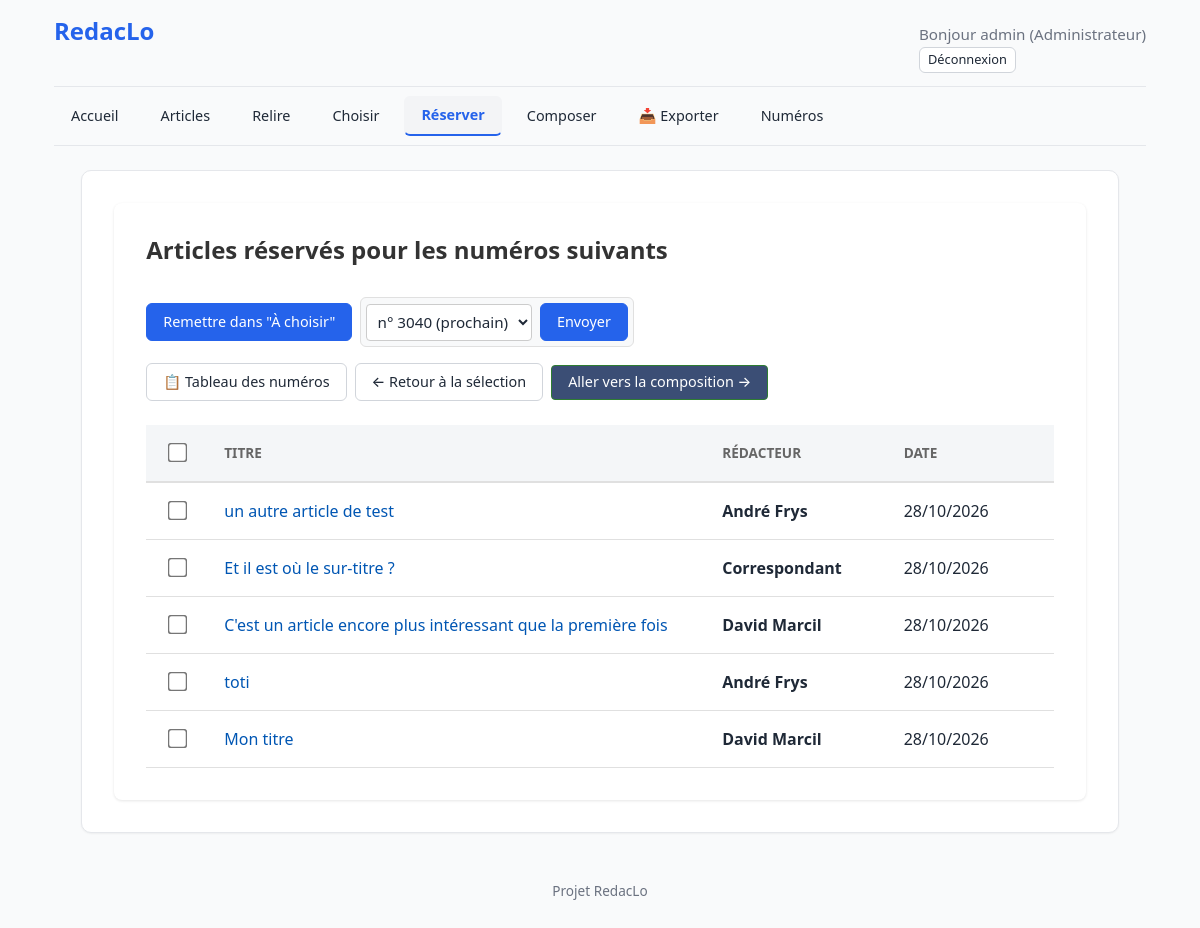
The app's page /publications/reserves/ (signed in), older data.
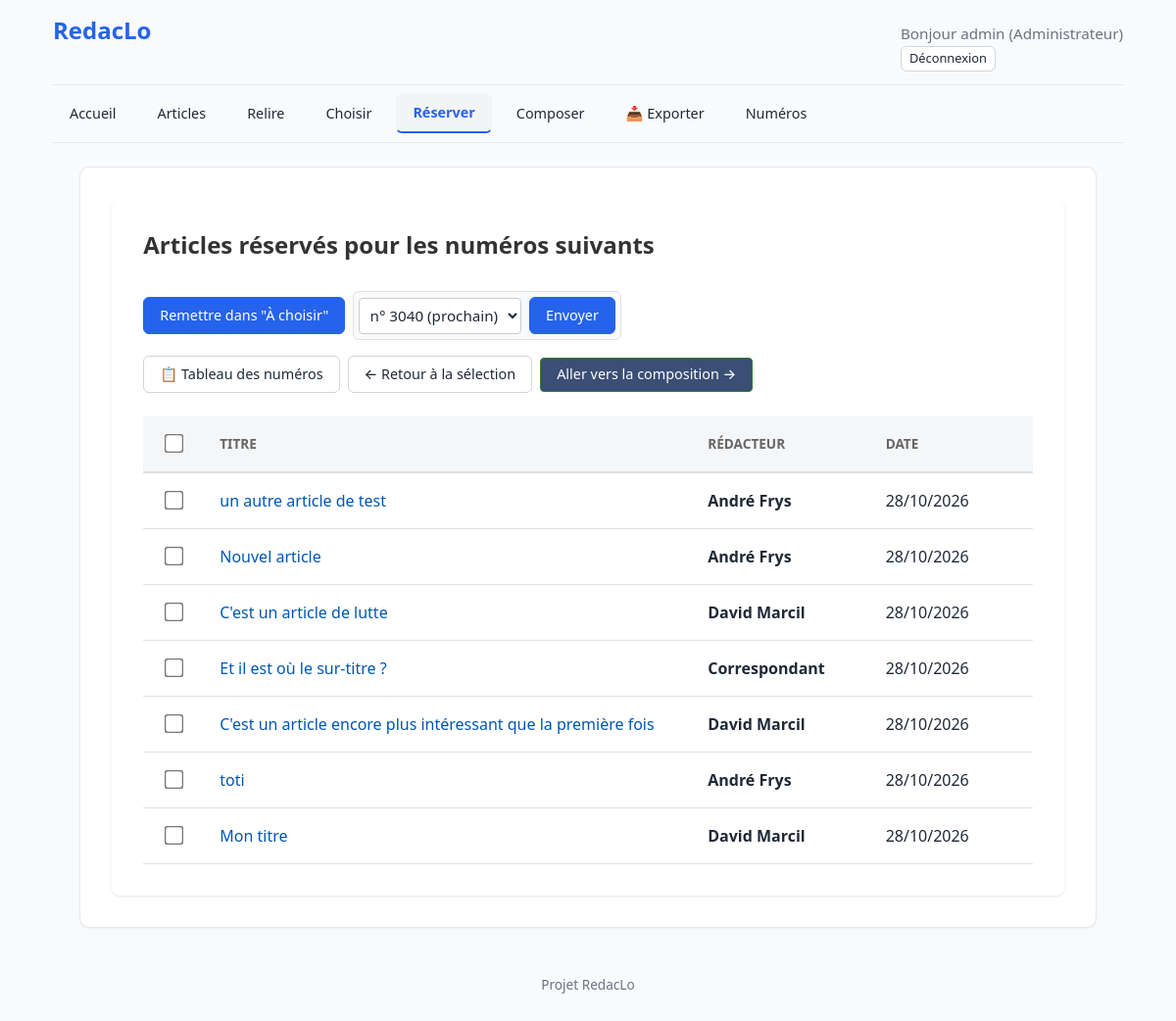
The same page, newer data.
### articles/models.py (models this page shows, shortened)
class Article(models.Model):
    STATUTS = [
        ("brouillon", "Brouillon"),
        ("soumis", "Soumis"),
        ("en_relecture", "En relecture"),
        ("relu", "Relu"),
        ("revisions_demandees", "Révisions demandées"),
        ("valide", "Validé"),
        ("rejete", "Rejeté"),
        ("publie", "Publié"),
    ]
    STATUTS_SELECTION = [
        ("a_choisir", "À choisir pour le numéro"),
        ("disponible", "Disponible (dans le vivier)"),
        ("reserve", "Réservé (marronnier)"),
        ("utilise", "Utilisé (placé)"),
    ]
    TYPES_ARTICLE = [
        ("article", "Article"),
        ("breve", "Brève"),
        ("echo", "Écho"),
        ("courrier", "Courrier des lecteurs"),
        ("article_editorial", "Éditorial"),
    ]
    titre = models.CharField(max_length=200, help_text="Titre principal de l'article.")
    sur_titre = models.CharField(max_length=200, blank=True, help_text="Sur-titre de l'article.")
    type_article = models.CharField(max_length=20, choices=TYPES_ARTICLE, default="article", verbose_name="Type d'article")
    redacteur = models.ForeignKey(
        settings.AUTH_USER_MODEL,
        on_delete=models.CASCADE,
        related_name="articles_rediges",
        verbose_name="Rédacteur"
    )
    contenu = models.TextField()
    statut = models.CharField(max_length=20, choices=STATUTS, default="brouillon")
    rubrique = models.ForeignKey(
        "publications.Rubrique",
        on_delete=models.SET_NULL,
        null=True,
        blank=True,
        related_name="articles"
    )
    statut_selection = models.CharField(max_length=20, choices=STATUTS_SELECTION, default="a_choisir")
    date_creation = models.DateTimeField(auto_now_add=True)
    date_modification = models.DateTimeField(auto_now=True)
    version_reference = models.ForeignKey(
        "ArticleVersion",
        on_delete=models.SET_NULL,
        null=True,
        blank=True,
        related_name="+"
    )
    valide_1_par = models.ForeignKey(
        settings.AUTH_USER_MODEL,
        on_delete=models.SET_NULL,
        null=True,
        blank=True,
        related_name="articles_valides_1",
        verbose_name="Premier validateur"
    )
    valide_2_par = models.ForeignKey(
        settings.AUTH_USER_MODEL,
        on_delete=models.SET_NULL,
        null=True,
        blank=True,
        related_name="articles_valides_2",
        verbose_name="Second validateur"
    )
    valide_1_mandataire = models.ForeignKey(
        settings.AUTH_USER_MODEL,
        on_delete=models.SET_NULL,
        null=True,
        blank=True,
        related_name="articles_mandates_1",
        verbose_name="Premier validateur (mandataire)"
    )
    valide_2_mandataire = models.ForeignKey(
        settings.AUTH_USER_MODEL,
        on_delete=models.SET_NULL,
        null=True,
        blank=True,
        related_name="articles_mandates_2",
        verbose_name="Second validateur (mandataire)"
    )
    numero_reserve = models.ForeignKey(
        'publications.Publication',
        on_delete=models.SET_NULL,
        null=True,
        blank=True,
        related_name='articles_reserves',
        verbose_name="Réservé pour le numéro"
    )

### accounts/models.py (models this page shows, shortened)
class User(AbstractUser):
    ROLES = [
        ("admin", "Administrateur"),
        ("editeur", "Éditeur"),
        ("membre_redaction", "Membre de la rédaction"),
        ("redacteur", "Rédacteur"),
    ]
    COULEURS = [
        ("bleu", "Bleu"), ("violet", "Violet"), ("gris", "Gris ardoise"),
        ("marine", "Bleu marine"), ("orangefonce", "Orange foncé"),
        ("marron", "Marron"), ("rouge", "Rouge"), ("vert", "Vert"),
    ]
    role = models.CharField(max_length=20, choices=ROLES, default="redacteur")
    couleur = models.CharField(max_length=20, choices=COULEURS, default="bleu")
    signature_defaut = models.CharField(
        max_length=100,
        blank=True,
        help_text="Ex: 'Correspondant LO'. Laisser vide pour utiliser le Prénom Nom."
    )
    couleur = models.CharField(
        max_length=20,
        choices=COULEURS,
        default="bleu",
        help_text="Couleur utilisée pour ses annotations dans les articles.",
    )
    def get_signature(self):
        if self.signature_defaut:
            return self.signature_defaut
        if self.get_full_name():
            return self.get_full_name()
        return self.username

### publications/views/selection.py (the view, shortened to what this page needs)
# urls.py: path("reserves/", views.articles_reserves, name="articles_reserves"),
@role_required("editeur", "admin")
def articles_reserves(request):
    articles = Article.objects.filter(
        statut="valide",
        statut_selection="reserve"
    ).order_by('-date_modification')
    paginator = Paginator(articles, 20)
    page_obj = paginator.get_page(request.GET.get('page', 1))
    numeros_disponibles = Publication.objects.filter(statut="gele").order_by('numero')
    prochain_numero_id = numeros_disponibles.first().pk if numeros_disponibles.exists() else None
    return render(request, "publications/articles_reserves.html", {
        'articles': page_obj.object_list,
        'page_obj': page_obj,
        'numero_en_cours': Publication.objects.filter(statut="en_cours").first(),
        'numeros_disponibles': numeros_disponibles,
        'prochain_numero_id': prochain_numero_id,
    })

### core/context_processors.py (called while the page is built)
def notifications_non_lues(request):
    if not request.user.is_authenticated:
        return {"notifications_non_lues": 0}
    count = Notification.objects.filter(
        destinataire=request.user,
        lue=False,
    ).count()
    return {"notifications_non_lues": count}

### templates/publications/articles_reserves.html (shortened to what the changed rows need)
{% extends "base.html" %}
{% load url_utils %}
{% load static %}
{% block contenu %}
<div style="background: white; padding: 2rem; border-radius: 8px; box-shadow: 0 1px 3px rgba(0,0,0,0.1); width: 100%; box-sizing: border-box;">
    <div style="display: flex; justify-content: space-between; align-items: center; margin-bottom: 2rem;">
        <h1 style="margin: 0; font-size: 1.5rem; color: #333;">Articles réservés pour les numéros suivants</h1>
    </div>
    <form method="post">
        <table class="table-responsive-cards" style="width: 100%; border-collapse: collapse; text-align: left;">
            <thead style="background-color: #f4f6f8; border-bottom: 2px solid #e0e0e0;">
                <tr>
                    <th style="width: 5%; padding: 1rem; text-align: center;">
                        <input type="checkbox" id="select-all" style="transform: scale(1.5); cursor: pointer;" title="Tout sélectionner">
                    </th>
                    <th style="width: 45%; padding: 1rem; font-size: 0.85rem; color: #666; font-weight: 600; text-transform: uppercase;">Titre</th>
                    <th style="width: 15%; padding: 1rem; font-size: 0.85rem; color: #666; font-weight: 600; text-transform: uppercase;">Rédacteur</th>
                    <th style="width: 15%; padding: 1rem; font-size: 0.85rem; color: #666; font-weight: 600; text-transform: uppercase;">Date</th>
                </tr>
            </thead>
            <tbody>
                {% for article in articles %}
                <tr style="border-bottom: 1px solid #e0e0e0;">
                    <td style="padding: 1rem; text-align: center;">
                        <input type="checkbox" name="article_ids" value="{{ article.pk }}" style="transform: scale(1.5);">
                    </td>
                    <td data-label="Titre" style="padding: 1rem;">
                        <a href="{% url 'articles:detail_article' article.pk %}" style="color: #0056b3; text-decoration: none; font-weight: 500;">
                            {{ article.titre }}
                        </a>
                    </td>
                    <td data-label="Rédacteur" style="padding: 1rem; line-height: 1.2;">
                        <strong>{{ article.redacteur.get_signature }}</strong>
                    </td>
                    <td data-label="Date" style="padding: 1rem;">{{ article.date_modification|date:"d/m/Y" }}</td>
                </tr>
                {% empty %}
                <tr>
                    <td colspan="4" style="text-align: center; padding: 2rem; color: #888;">
                        Aucun article réservé pour le moment.
                    </td>
                </tr>
                {% endfor %}
            </tbody>
        </table>
    </form>
</div>
{% endblock %}

Row changes from the older to the newer data that the page shows:
now on this page (row edited): Article: titre "Nouvel article", redacteur.get_signature "André Frys", date_modification "28/10/2026"
now on this page (row edited): Article: titre "C'est un article de lutte", redacteur.get_signature "David Marcil", date_modification "28/10/2026"
